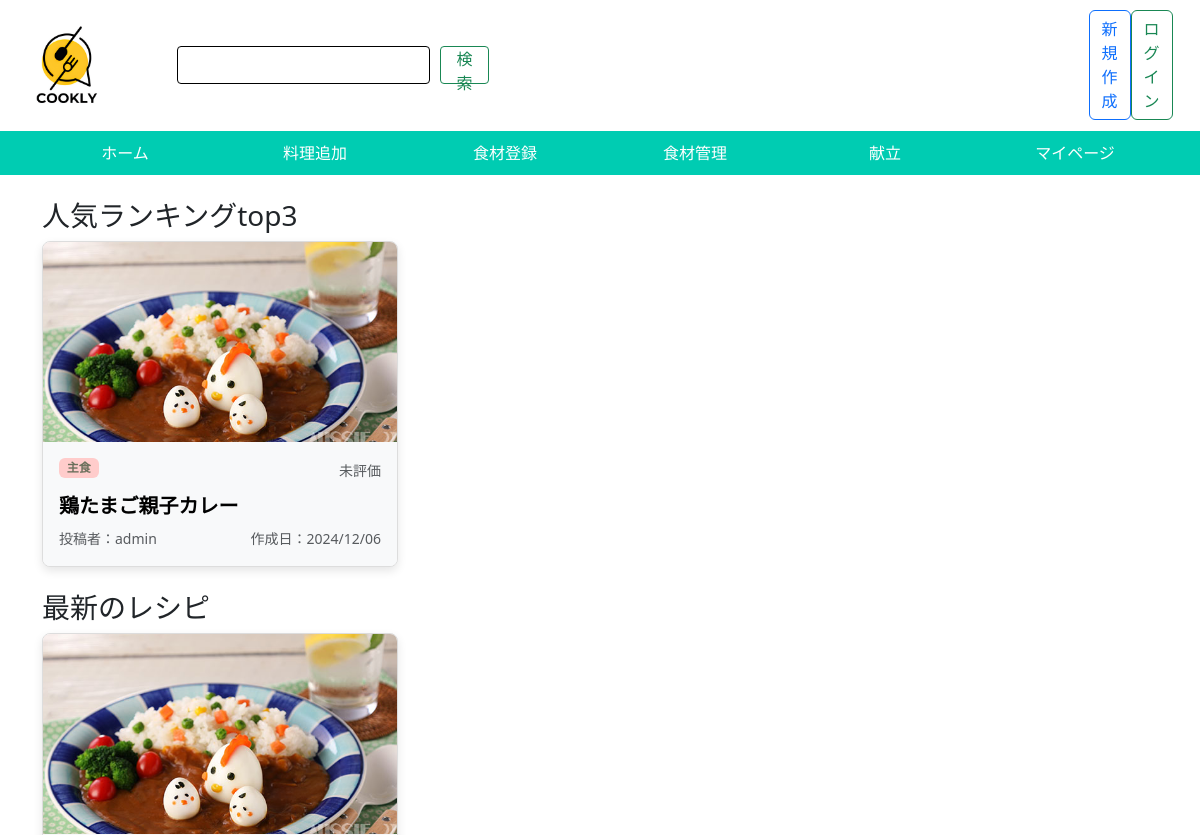
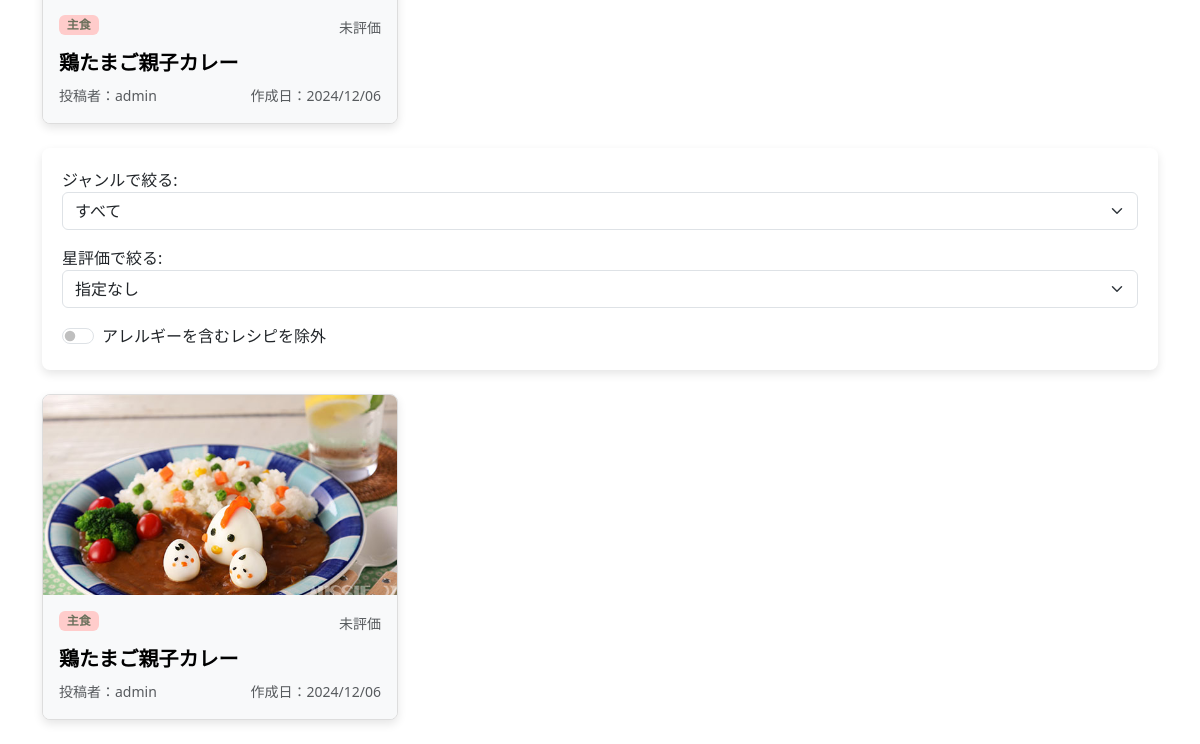
Page /home/ on the earlier database version (2 pictures, top to bottom).
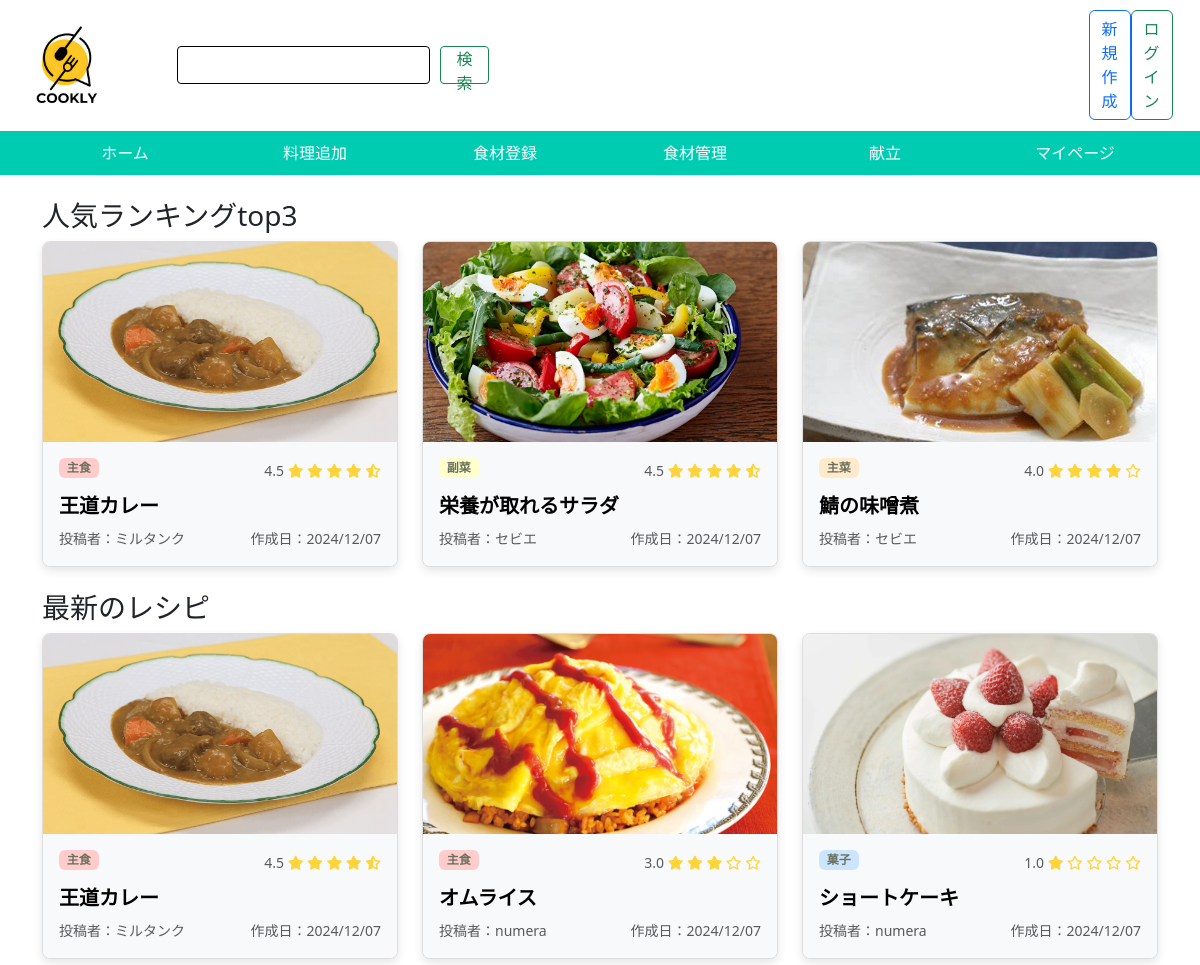
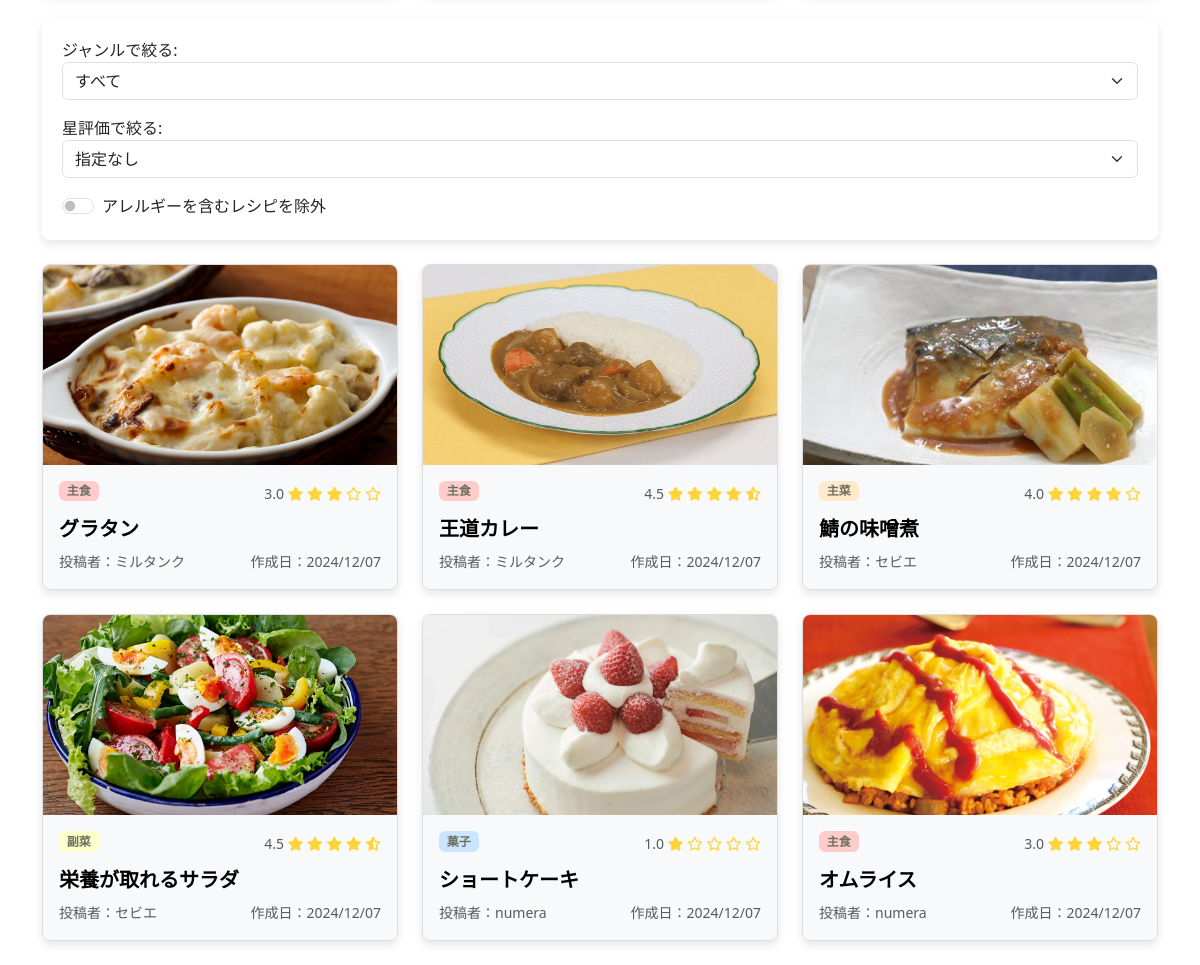
Same page on the later database version (2 pictures, top to bottom).
### app/models.py (models this page shows, shortened)
class Recipe(models.Model):
    user = models.ForeignKey(CustomUser, on_delete=models.CASCADE)
    recipe_title = models.CharField(max_length=200, verbose_name="料理タイトル")
    recipe_image = models.ImageField(upload_to='recipes/', verbose_name="料理写真")
    vote = models.IntegerField(default=0, verbose_name="閲覧回数")
    detail_text = models.TextField(max_length=200, verbose_name="料理説明")
    class Genre(models.TextChoices):
        MAIN_DISH = 'main', '主菜'
        SIDE_DISH = 'side', '副菜'
        MAIN_COURSE = 'course', '主食'
        DESSERT = 'dessert', '菓子'
    genre = models.CharField(max_length=10, choices=Genre.choices, verbose_name="ジャンル")
    created_at = models.DateTimeField(auto_now_add=True)
    updated_at = models.DateField(verbose_name="更新日", auto_now=True)

class CustomUser(AbstractUser):
    user_icon = models.ImageField(upload_to='user_icon/', verbose_name="ユーザーアイコン")
    allergy = models.CharField(max_length=1000, default="なし")

### app/views.py (the view)
# urls.py: path("home/", views.recipe, name="recipe"),
def recipe(request):
    selected_genre = request.GET.get('genre')
    min_rating = request.GET.get('min_rating')  # 最低評価
    exclude_allergies = request.GET.get('exclude_allergies') == "on"
    popular_recipes = Recipe.objects.annotate(average_rating=Avg('comment__rating')).order_by('-average_rating')[:3]
    latest_recipes = Recipe.objects.all().annotate(average_rating=Avg('comment__rating')).order_by('-created_at')[:3]
    if selected_genre:
        all_recipes = Recipe.objects.filter(genre=selected_genre).annotate(average_rating=Avg('comment__rating'))
    else:
        all_recipes = Recipe.objects.all().annotate(average_rating=Avg('comment__rating'))
    if min_rating:
        all_recipes = [recipe for recipe in all_recipes if recipe.average_rating and recipe.average_rating >= float(min_rating)]
    if request.user.is_authenticated:  # ユーザーがログインしている場合
        if request.user.allergy == "なし":
            allergies = []
        else:
            allergies = request.user.allergy.split(',')
    else:  # 未ログインのユーザーの場合
        allergies = []
    def check_allergy_flag(recipes):
        for recipe in recipes:
            recipe.allergy_flag = Ingredient.objects.filter(recipe=recipe, material__in=allergies).exists()
        return recipes
    popular_recipes = check_allergy_flag(popular_recipes)
    latest_recipes = check_allergy_flag(latest_recipes)
    all_recipes = check_allergy_flag(all_recipes)
    if exclude_allergies:
        all_recipes = [recipe for recipe in all_recipes if not recipe.allergy_flag]
    context = {
        'popular_recipes': popular_recipes,
        'latest_recipes': latest_recipes,
        'all_recipes': all_recipes,
        'selected_genre': selected_genre,
        'min_rating': min_rating,
        'exclude_allergies': exclude_allergies,
        'allergies': allergies,
    }
    return render(request, "app/home.html", context)

### app/templates/app/home.html (shortened to what this page needs)
{% extends "base/base.html" %}
{% load static %}
{% block extra_styles %}
    <link rel="stylesheet" href="{% static 'app/css/home.css' %}">
{% endblock %}
{% block body %}
{% if search_recipes %}
<h4>検索結果</h4>
    {% for i in search_recipes %}
    <div class="col-md-4 mb-4 d-flex align-items-stretch">
        {% include 'app/recipe_card.html' with i=i %}
    </div>
    {% endfor %}
{% else %}
    <h3>人気ランキングtop3</h3>
    <div class="row">
        {% for recipe in popular_recipes %}
            <div class="col-md-4 mb-4 d-flex align-items-stretch">
                {% include 'app/recipe_card.html' with i=recipe %}
            </div>
        {% endfor %}
    </div>
    <h3>最新のレシピ</h3>
    <div class="row">
        {% for recipe in latest_recipes %}
            <div class="col-md-4 mb-4 d-flex align-items-stretch">
                {% include 'app/recipe_card.html' with i=recipe %}
            </div>
        {% endfor %}
    </div>
    <form method="get" class="custom-form mb-4" id="filterForm">
        <label for="genre">ジャンルで絞る:</label>
        <select name="genre" id="genre" class="form-select">
            <option value="" {% if selected_genre == "" %}selected{% endif %}>すべて</option>
        </select>
        <label for="min_rating" class="mt-3">星評価で絞る:</label>
        <select name="min_rating" id="min_rating" class="form-select">
            <option value="" {% if not min_rating %}selected{% endif %}>指定なし</option>
        </select>
        <div class="form-check form-switch mt-3">
            <input
                class="form-check-input"
                type="checkbox"
                id="exclude_allergies"
                name="exclude_allergies"
            >
            <label class="form-check-label" for="exclude_allergies">アレルギーを含むレシピを除外</label>
        </div>
    </form>
    <div class="row">
        {% for recipe in all_recipes %}
            <div class="col-md-4 mb-4 d-flex align-items-stretch">
                {% include 'app/recipe_card.html' with i=recipe %}
            </div>
        {% endfor %}
    </div>
{% endif %}
{% endblock %}

### app/templates/base/base.html (shortened to what this page needs)
<!DOCTYPE html>
<html lang="ja">
    <head>
        <link href="https://cdn.jsdelivr.net/npm/bootstrap@5.3.0/dist/css/bootstrap.min.css" rel="stylesheet">
        <link rel="stylesheet" href="https://cdnjs.cloudflare.com/ajax/libs/font-awesome/6.6.0/css/all.min.css">
        {% block extra_styles %}
        {% endblock %}
    </head>
    <body>
        <header>
            <div class="header-top">
                {% load static %}
                <a href="/home/">
                    <img src="/media/icon/cookly_icon.png" alt="cookly_icon" class="resize-image">
                <a>
                <form method="GET" action="{% url 'app:searchrecipes' %}" class="search-box">
                    <input type="text" name="keyword">
                    <button type="submit" class="btn btn-outline-success">検索</button>
                </form>
                {% if user.is_authenticated %}
                    <a href="{% url 'app:signout' %}" class="btn btn-outline-danger">ログアウト</a>
                {% else %}
                    <a href="{% url 'app:signup' %}" class="btn btn-outline-primary">新規作成</a>
                    <a href="{% url 'app:signin' %}" class="btn btn-outline-success">ログイン</a>
                {% endif %}
            </div>
            <div class="header-bottom">
                <div class="container text-center">
                    <div class="row">
                        <div class="col">
                            <a href="{% url 'app:recipe' %}" class="nav-link">ホーム</a>
                        </div>
                        <div class="col">
                            <a href="{% url 'app:recipe_create' %}" class="nav-link">料理追加</a>
                        </div>
                        <div class="col">
                            <a href="{% url 'app:ingredients_management' %}" class="nav-link">食材登録</a>
                        </div>
                        <div class="col">
                            <a href="{% url 'app:food_management' %}" class="nav-link">食材管理</a>
                        </div>
                        <div class="col">
                            <a href="{% url 'app:recipe_calendar' %}" class="nav-link">献立</a>
                        </div>
                        <div class="col">
                            <a href="{% url 'app:mypage' %}" class="nav-link">マイページ</a>
                        </div>
                    </div>
                </div>
            </div>
        </header>
        <main class="container mt-4">
            {% block body %}
            {% endblock %}
        </main>
    </body>
</html>

### app/templates/app/recipe_card.html (shortened to what this page needs)
<div class="card" style="width: 100%; position: relative;">
    <img src="{{ i.recipe_image.url }}" class="card-img-top" alt="{{ i.recipe_title }}"
        style="height: 200px; object-fit: cover;">
    <div class="card-body d-flex flex-column {% if i.allergy_flag %}bg-color text-white{% else %}bg-light{% endif %}">
        <div class="d-flex justify-content-between mt-0">
            {% if i.genre == 'main' %}
            <p class="badge badge-pill badge-main">{{ i.get_genre_display }}</p>
            {% elif i.genre == 'side' %}
            <p class="badge badge-pill badge-side">{{ i.get_genre_display }}</p>
            {% elif i.genre == 'course' %}
            <p class="badge badge-pill badge-course">{{ i.get_genre_display }}</p>
            {% elif i.genre == 'dessert' %}
            <p class="badge badge-pill badge-dessert">{{ i.get_genre_display }}</p>
            {% endif %}
            <p class="card-text mb-0">
                <small class="text-body-secondary">
                    {% if i.average_rating is none %}
                        未評価
                    {% else %}
                        {{ i.average_rating|floatformat:1 }}
                        {% if i.average_rating >= 1 %}
                            <i class="fa-solid fa-star" style="color: #FFD43B;"></i>
                        {% elif i.average_rating >= 0.5 %}
                            <i class="fa-solid fa-star-half-stroke" style="color: #FFD43B;"></i>
                        {% else %}
                            <i class="fa-regular fa-star" style="color: #FFD43B;"></i>
                        {% endif %}
                        {% if i.average_rating >= 2 %}
                            <i class="fa-solid fa-star" style="color: #FFD43B;"></i>
                        {% elif i.average_rating >= 1.5 %}
                            <i class="fa-solid fa-star-half-stroke" style="color: #FFD43B;"></i>
                        {% else %}
                            <i class="fa-regular fa-star" style="color: #FFD43B;"></i>
                        {% endif %}
                        {% if i.average_rating >= 3 %}
                            <i class="fa-solid fa-star" style="color: #FFD43B;"></i>
                        {% elif i.average_rating >= 2.5 %}
                            <i class="fa-solid fa-star-half-stroke" style="color: #FFD43B;"></i>
                        {% else %}
                            <i class="fa-regular fa-star" style="color: #FFD43B;"></i>
                        {% endif %}
                        {% if i.average_rating >= 4 %}
                            <i class="fa-solid fa-star" style="color: #FFD43B;"></i>
                        {% elif i.average_rating >= 3.5 %}
                            <i class="fa-solid fa-star-half-stroke" style="color: #FFD43B;"></i>
                        {% else %}
                            <i class="fa-regular fa-star" style="color: #FFD43B;"></i>
                        {% endif %}
                        {% if i.average_rating >= 5 %}
                            <i class="fa-solid fa-star" style="color: #FFD43B;"></i>
                        {% elif i.average_rating >= 4.5 %}
                            <i class="fa-solid fa-star-half-stroke" style="color: #FFD43B;"></i>
                        {% else %}
                            <i class="fa-regular fa-star" style="color: #FFD43B;"></i>
                        {% endif %}
                    {% endif %}
                </small>
            </p>
        </div>
        <h5 class="card-title text-left mb-2">
            <a href="{% url 'app:detail' i.id %}" class="text-decoration-none">{{ i.recipe_title }}</a>
        </h5>
        <div class="mt-auto d-flex justify-content-between">
            <p class="card-text mb-0">
                <small class="text-body-secondary">
                    <a href="{% url 'app:author_page' i.user.id %}" class="hidden-link">
                        投稿者：{{ i.user }}</small>
            </p>
            <p class="card-text mb-0" style="margin-right: 0;">
                <small class="text-body-secondary">作成日：{{ i.created_at|date:"Y/m/d" }}</small>
            </p>
        </div>
    </div>
</div>
<head>
</head>

### app/static/app/css/home.css (style rules this page uses)
.custom-form { background-color: #fff; padding: 20px; border-radius: 8px; box-shadow: 0 4px 10px rgba(0, 0, 0, 0.1); margin-bottom: 30px; }

### app/templates/base/base.html (style rules this page uses)
.resize-image { width: 80px; height: auto; }
header { background-color: #00ccb2; }
.header-top { background-color: white; display: flex; align-items: center; justify-content: center; padding: 10px 30px; border-bottom: 1px solid white; }
.header-top .search-box { display: flex; margin-left: 70px; margin-right: 600px; }
.header-top .search-box input { height: 38px; border-radius: 0.25rem; border: 1px solid black; padding: 0 10px; }
.header-top .search-box button { margin-top: 0; margin-left: 10px; height: 38px; border-radius: 0.25rem; padding: 0 15px; }
.header-bottom { background-color: #00ccb2; padding: 10px 0; }
.header-bottom .nav-link { color: white; text-decoration: none; }

### app/templates/app/recipe_card.html (style rules this page uses)
.hidden-link { text-decoration: none; color: inherit; cursor: pointer; }
.card { min-height: 100%; border: 1px solid #ddd; border-radius: 8px; overflow: hidden; background-color: white; box-shadow: 0 4px 10px rgba(0, 0, 0, 0.1); transition: transform 0.3s ease, box-shadow 0.3s ease; }
.card-text { overflow: hidden; text-overflow: ellipsis; }
.card-title a { font-weight: bold; color: black; text-decoration: none; }
.badge-main { background-color: #ffebcc; color: #6b705c; }
.badge-side { background-color: #ffffcc; color: #6b705c; }
.badge-course { background-color: #ffcccb; color: #6b705c; }
.badge-dessert { background-color: #cce5ff; color: #6b705c; }

Differences in the rows shown:
removed Recipe: recipe_image (picture), genre "主食", shows "未評価", recipe_title "鶏たまご親子カレー", user "admin", created_at "2024/12/06"
added Recipe: recipe_image (picture), genre "主食", average_rating "4.5", recipe_title "王道カレー", user "ミルタンク", created_at "2024/12/07"
added Recipe: recipe_image (picture), genre "副菜", average_rating "4.5", recipe_title "栄養が取れるサラダ", user "セビエ", created_at "2024/12/07"
added Recipe: recipe_image (picture), genre "主菜", average_rating "4.0", recipe_title "鯖の味噌煮", user "セビエ", created_at "2024/12/07"
added Recipe: recipe_image (picture), genre "主食", average_rating "3.0", recipe_title "オムライス", user "numera", created_at "2024/12/07"
added Recipe: recipe_image (picture), genre "菓子", average_rating "1.0", recipe_title "ショートケーキ", user "numera", created_at "2024/12/07"
added Recipe: recipe_image (picture), genre "主食", average_rating "3.0", recipe_title "グラタン", user "ミルタンク", created_at "2024/12/07"
